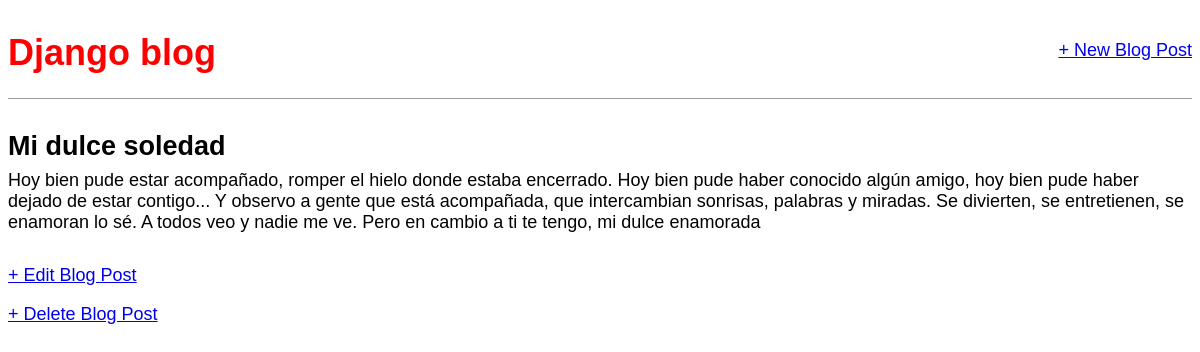
The app's page /post/1/ with its own data.
### blog/models.py (models this page shows, shortened)
class Post(models.Model):
    title = models.CharField(max_length=200)
    author = models.ForeignKey(
        "auth.user",
        on_delete=models.CASCADE,
    )
    body = models.TextField()

### blog/views.py (the view)
# urls.py: path("post/<int:pk>/", BlogDetailView.as_view(), name="post_detail"),
class BlogDetailView(DetailView):
    model = Post
    template_name = "post_detail.html"

### templates/post_detail.html
{% extends "base.html" %}
{% block content %}
<div class="post-entry">
    <h2>{{ post.title }}</h2>
    <p>{{ post.body }}</p>
</div>
<a href="{% url 'post_edit' post.pk %}">+ Edit Blog Post</a>
<p><a href="{% url 'post_delete' post.pk %}">+ Delete Blog Post</a></p>
{% endblock content %}

### static/css/base.css (style rules this page uses)
body { font-family: 'Source Sans Pro', sans-serif; font-size: 18px; }
.post-entry { margin-bottom: 2rem; }
.post-entry h2 { margin: 0.5rem 0; }
.post-entry p { margin: 0; font-weight: 400; }

### records on screen
Post: title "Mi dulce soledad", body "Hoy bien pude estar acompañado, romper el hielo donde estaba encerrado. Hoy bien pude haber conocido algún amigo, hoy bien pude haber dejado de estar contigo... Y observo a gente que está acompañada, que intercambian sonrisas, palabras y miradas. Se divierten, se entretienen, se enamoran lo sé. A todos veo y nadie me ve. Pero en cambio a ti te tengo, mi dulce enamorada"
